Frame 1 (no input): blank canvas, image omitted
Frame 60 (the mouse pressed at the canvas centre just before this capture): blank canvas, image omitted
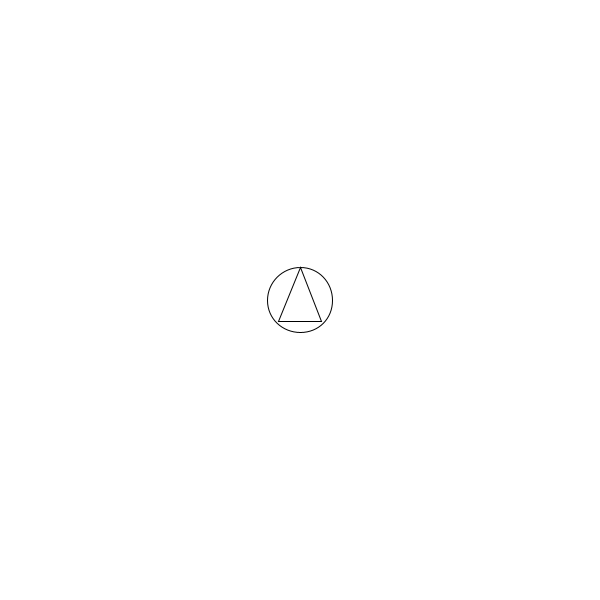
Frame 120 (the mouse held since frame 60 and released just before this capture)

The Processing sketch whose frames 1 and 60 were blank and that drew this single picture after the mouse press (run headless with seeded random() and noise(); from frame 60 on, the mouse is pressed at the canvas centre):

// Processing sketch: final_5
// ── final_5.pde
ArrayList <Shape> shapes = new ArrayList<Shape>(); 

void setup(){
  size(600, 600); 
}

void draw(){
  background(255); 

  for(int i = 0; i<shapes.size(); i++){
    Shape s = shapes.get(i); 
    s.display(); 
  }
}

void mousePressed(){
  shapes.add(new Shape(mouseX, mouseY)); 
}

// ── shape.pde
class Shape{
  float x, y; 
  float size; 
  
  Shape(float _x, float _y){
    x = _x; 
    y = _y; 
    size = random(40, 80);
    
  }
  
  void display(){    
    ellipse(x, y, size, size);  
    triangle(x, y-size/2, x+size/3, y+size/3, x-size/3, y+size/3); 
  }
}
